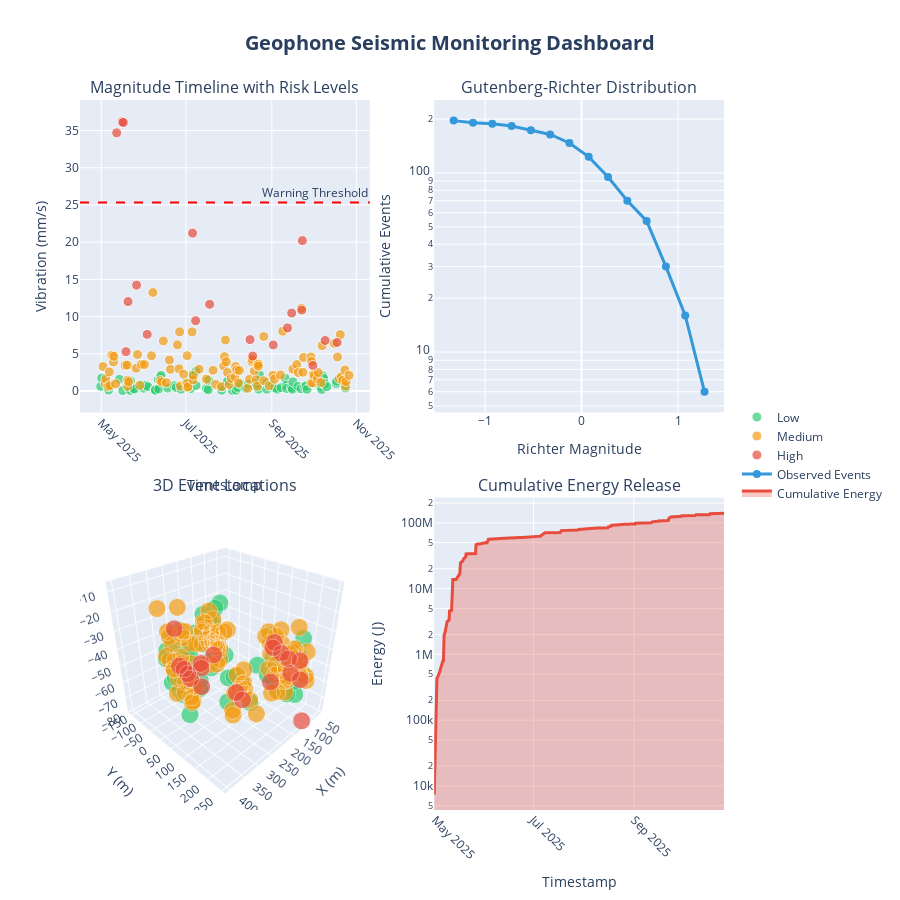

Write notebook code for a chart like this one.
### Markdown cell above
## 10. Interactive Plotly Dashboard

Real-time interactive visualization dashboard for comprehensive seismic monitoring.

### Code cell
# Create interactive Plotly dashboard
fig = make_subplots(
    rows=2, cols=2,
    subplot_titles=('Magnitude Timeline with Risk Levels',
                    'Gutenberg-Richter Distribution',
                    '3D Event Locations',
                    'Cumulative Energy Release'),
    specs=[[{'type': 'scatter'}, {'type': 'scatter'}],
           [{'type': 'scatter3d'}, {'type': 'scatter'}]],
    vertical_spacing=0.12,
    horizontal_spacing=0.10
)

# Plot 1: Magnitude timeline
risk_colors_plotly = {'Low': '#2ecc71', 'Medium': '#f39c12', 'High': '#e74c3c', 'Critical': '#8e44ad'}

for risk in ['Low', 'Medium', 'High', 'Critical']:
    if risk in df_processed['risk_level'].values:
        subset = df_processed[df_processed['risk_level'] == risk]
        fig.add_trace(
            go.Scatter(
                x=subset['timestamp'],
                y=subset['event_magnitude_mms'],
                mode='markers',
                name=risk,
                marker=dict(size=10, color=risk_colors_plotly[risk], opacity=0.7,
                           line=dict(width=1, color='white')),
                hovertemplate='<b>%{fullData.name}</b><br>Time: %{x}<br>Magnitude: %{y:.3f} mm/s<extra></extra>'
            ),
            row=1, col=1
        )

# Add threshold lines
max_magnitude = df_processed['event_magnitude_mms'].max()
fig.add_hline(y=max_magnitude * 0.7, line_dash="dash", line_color="red", 
              annotation_text="Warning Threshold", row=1, col=1)

# Plot 2: Gutenberg-Richter
magnitude_bins = np.arange(df_processed['richter_scale'].min(), 
                           df_processed['richter_scale'].max(), 0.2)
hist, bin_edges = np.histogram(df_processed['richter_scale'], bins=magnitude_bins)
cumulative = np.cumsum(hist[::-1])[::-1]
bin_centers = (bin_edges[:-1] + bin_edges[1:]) / 2

valid_idx = cumulative > 0

fig.add_trace(
    go.Scatter(
        x=bin_centers[valid_idx],
        y=cumulative[valid_idx],
        mode='markers+lines',
        name='Observed Events',
        marker=dict(size=8, color='#3498db'),
        line=dict(width=3, color='#3498db'),
        hovertemplate='<b>Observed</b><br>Magnitude: %{x:.2f}<br>Events: %{y}<extra></extra>'
    ),
    row=1, col=2
)

# Plot 3: 3D Events
risk_colors_3d = {'Low': '#2ecc71', 'Medium': '#f39c12', 'High': '#e74c3c', 'Critical': '#8e44ad'}

for risk in ['Low', 'Medium', 'High', 'Critical']:
    if risk in df_processed['risk_level'].values:
        subset = df_processed[df_processed['risk_level'] == risk]
        fig.add_trace(
            go.Scatter3d(
                x=subset['x_coord'],
                y=subset['y_coord'],
                z=subset['z_coord'],
                mode='markers',
                name=f'{risk} (3D)',
                marker=dict(size=6, color=risk_colors_3d[risk], opacity=0.7,
                           line=dict(width=0.5, color='white')),
                hovertemplate=f'<b>{risk}</b><br>X: %{{x:.1f}}m<br>Y: %{{y:.1f}}m<br>Z: %{{z:.1f}}m<extra></extra>',
                showlegend=False
            ),
            row=2, col=1
        )

# Plot 4: Cumulative Energy
fig.add_trace(
    go.Scatter(
        x=df_processed['timestamp'],
        y=df_processed['cumulative_energy'],
        mode='lines',
        name='Cumulative Energy',
        line=dict(width=3, color='#e74c3c'),
        fill='tozeroy',
        fillcolor='rgba(231, 76, 60, 0.3)',
        hovertemplate='<b>Cumulative Energy</b><br>Time: %{x}<br>Energy: %{y:.2e} J<extra></extra>'
    ),
    row=2, col=2
)

# Update layout
fig.update_xaxes(title_text="Timestamp", row=1, col=1, tickangle=45)
fig.update_yaxes(title_text="Vibration (mm/s)", row=1, col=1)

fig.update_xaxes(title_text="Richter Magnitude", row=1, col=2)
fig.update_yaxes(title_text="Cumulative Events", type="log", row=1, col=2)

fig.update_scenes(
    xaxis_title="X (m)",
    yaxis_title="Y (m)",
    zaxis_title="Z (m)",
    camera=dict(eye=dict(x=1.5, y=1.5, z=1.3)),
    row=2, col=1
)

fig.update_xaxes(title_text="Timestamp", row=2, col=2, tickangle=45)
fig.update_yaxes(title_text="Energy (J)", type="log", row=2, col=2)

fig.update_layout(
    height=900,
    showlegend=True,
    title_text="<b>Geophone Seismic Monitoring Dashboard</b>",
    title_font_size=20,
    title_x=0.5,
    legend=dict(x=1.02, y=0.5, orientation='v')
)

# Save interactive HTML to 3-D folder
interactive_html_file = get_next_filename(THREED_DIR, 'interactive_dashboard', '.html')
fig.write_html(interactive_html_file)
print(f"✓ Saved: {interactive_html_file}")

fig.show()

print("✓ Interactive Plotly dashboard generated")
